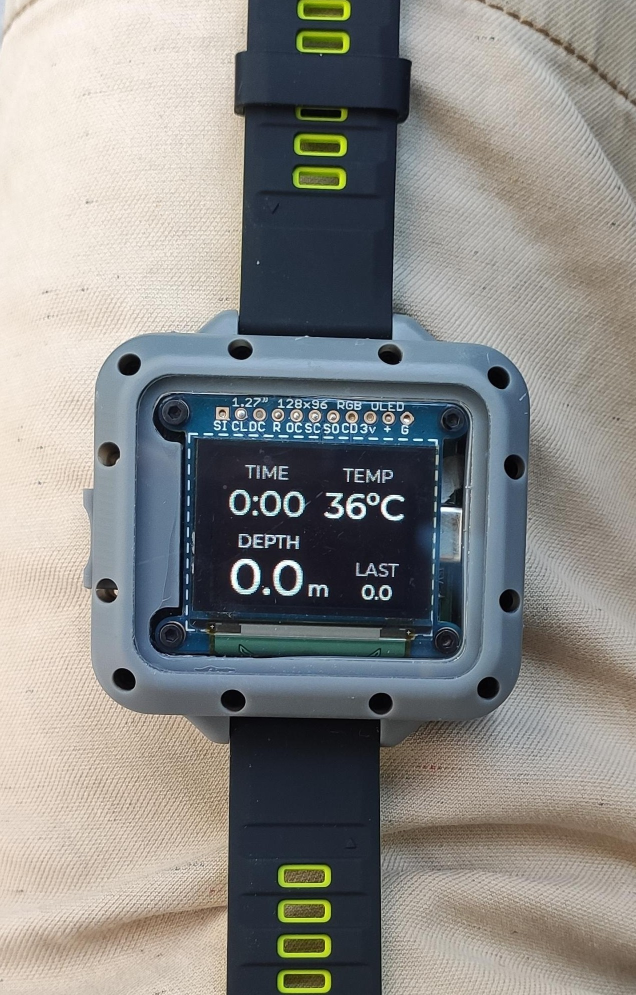
#> input picture V1/picture_finished.jpg, 1271 x 1990 px, given in place of scuba-51.bmp, which was not available (shown at 1/2 size)
$ python check_compass_battery.py ../../../../V1
#> lines starting #> are read from the running program, lines starting #| are printed output that depends on the picture; pictures that were not available may be replaced by others from this repository, and a replacement may not be noted
from pathlib import Path
from PIL import Image,ImageChops
import sys
root=Path(sys.argv[1])
def frame(name):return Image.open(root/(name+'.bmp')).convert('RGB').resize((620,420)).crop((22,32,342,332))
#> called with name = 'scuba-51'
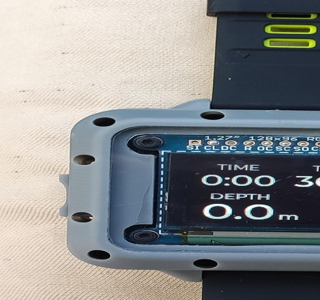
#> returned value: PIL image 320x300 RGB; mean R, G, B 137.1, 139.4, 139.9
normal=frame('scuba-51').crop((142,16,178,32))
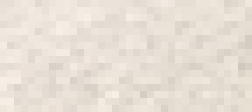
#> normal: PIL image 36x16 RGB (shown 7 times larger); mean R, G, B 232.2, 223.6, 213.7
for name in ('compass-ring-north','compass-ring-east'):
 im=frame(name)
#> call 2 of frame, with name = 'compass-ring-north'
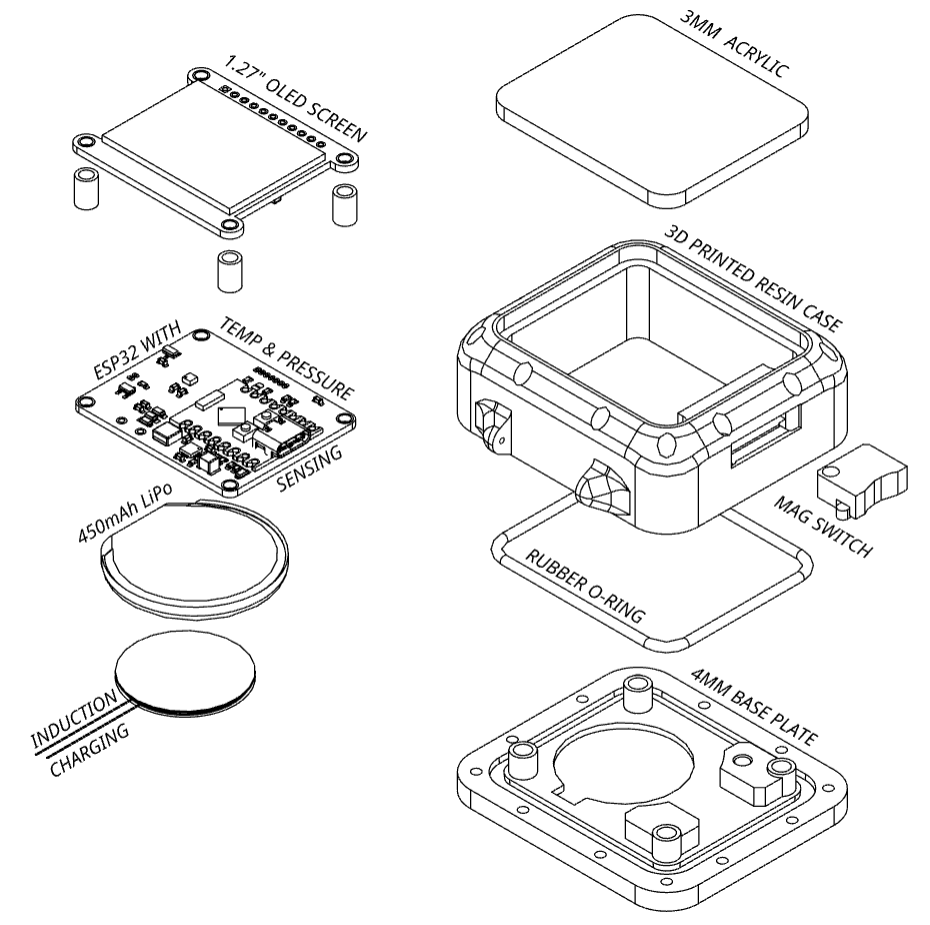
#> input picture V1/Exploded_view.png, 930 x 925 px, given in place of compass-ring-north.bmp, which was not available
#> in frame (call 2), `def frame(name):return Image.open(root/(name+'.bmp')).convert('RGB').r..`:
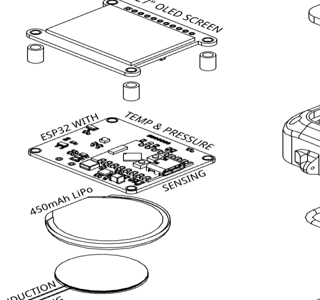
#> returned value: PIL image 320x300 RGB; min 0, max 255, mean 239.7
#> (the run stopped early here; a loop or call above may not have finished)
